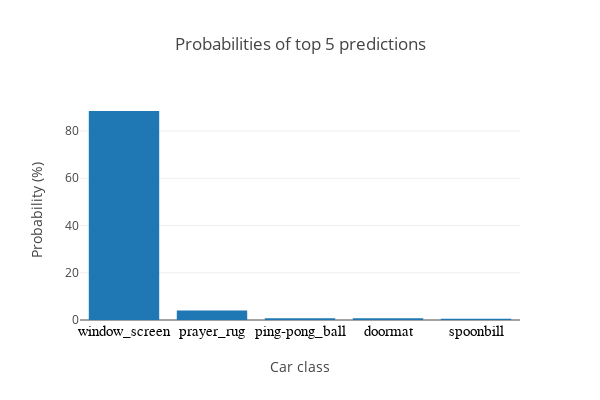

Here is the notebook cell this chart was saved with:
### Code cell
test_model(model = resnet50, dataframe = df_train, idx = 15)

### Figure 1 — Plotly figure (JSON) as saved in the notebook; plotly's stock layout.template omitted (floating-point values rounded to 4 significant figures)
{"data": [{"type": "bar", "uid": "9745afaa-cac0-430b-967a-e860a34d609e", "x": ["window_screen", "prayer_rug", "ping-pong_ball", "doormat", "spoonbill"], "y": [88.48, 3.981, 0.7857, 0.7769, 0.5344]}], "layout": {"autosize": true, "height": 400, "title": {"text": "Probabilities of top 5 predictions"}, "width": 600, "xaxis": {"tickfont": {"color": "black", "family": "Old Standard TT, serif", "size": 15}, "title": {"text": "Car class"}}, "yaxis": {"hoverformat": ".2f", "title": {"text": "Probability (%)"}}}}
